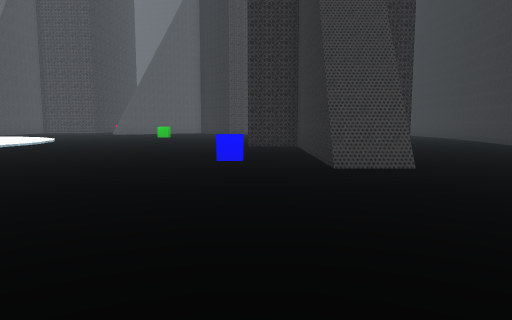
View 1 (above)

22 first-person views from a walk through a 3-D level made in the Unity game engine. The camera is 1.5 m above the floor, tilts 6° down and sees 70° across. The floor is counted in squares, 2 m on a side. Each view is taken from the middle of a square. On the plan, view 1 faces up. The plan holds only what a view shows up to about 11 squares ahead; the rest is blank. The place goes on beyond the plan. The player is left out. Some animated figures are left out. Door leaves are left out, so doorways stand open. Some surface patterns are stand-ins.

View 2
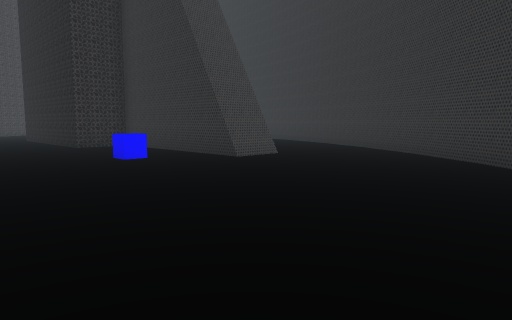

View 3
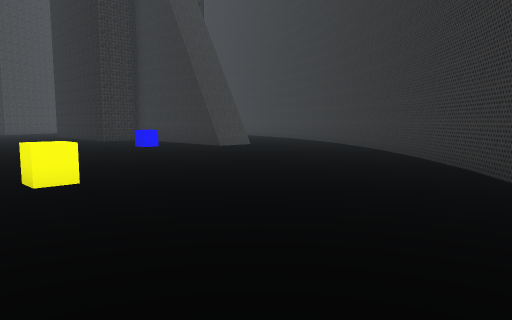

View 4
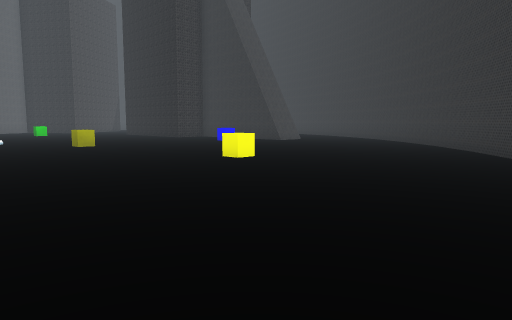

View 5
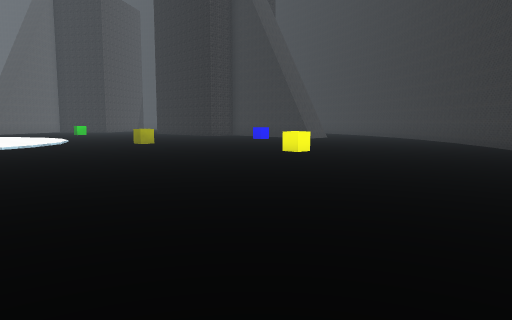

View 6
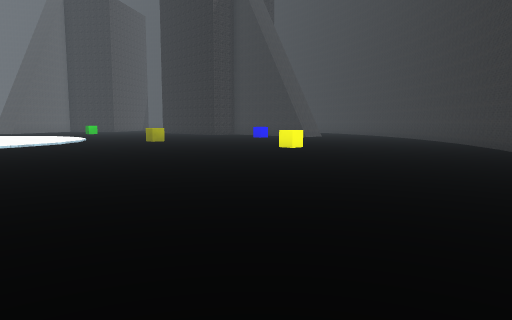

View 7
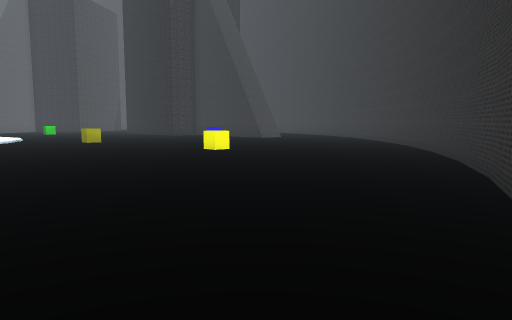

View 8
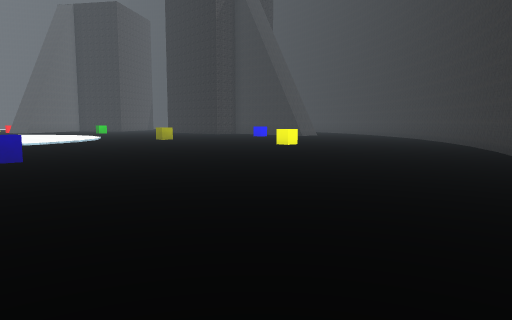

View 9
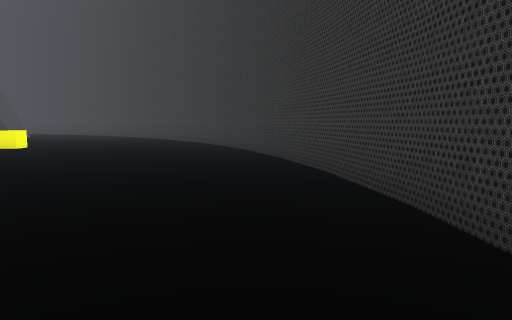

View 10
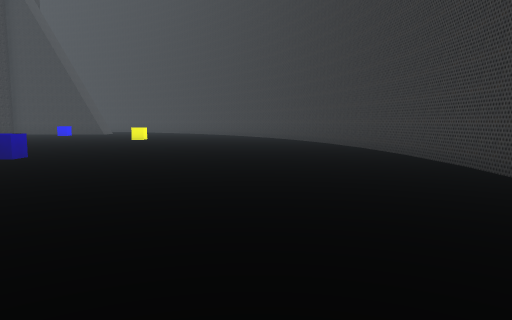

View 11
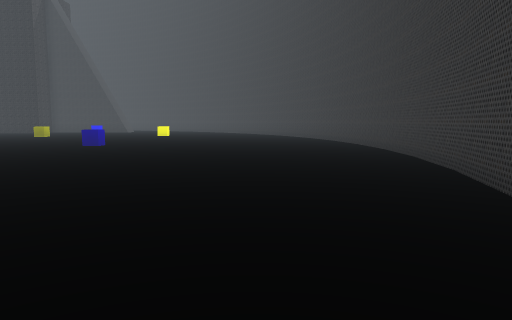

View 12
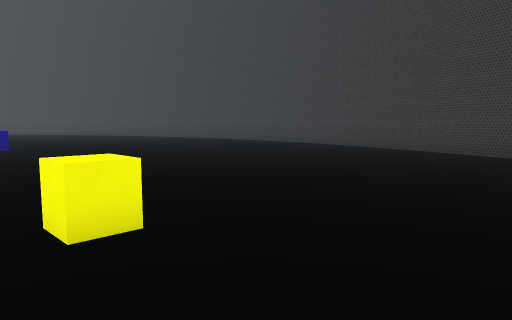

View 13
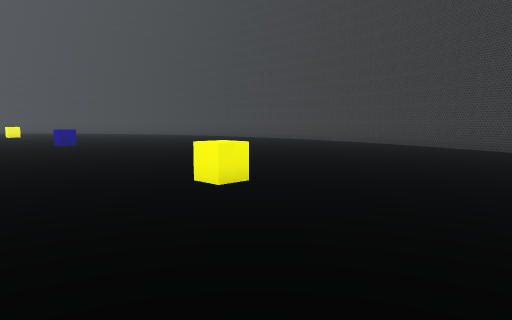

View 14
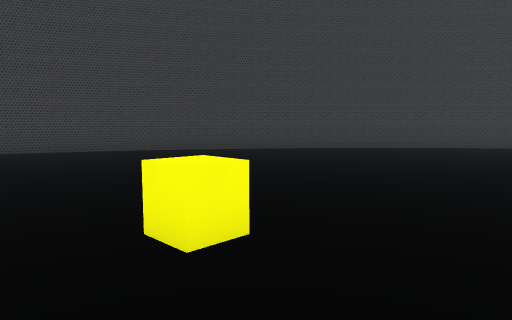

View 15
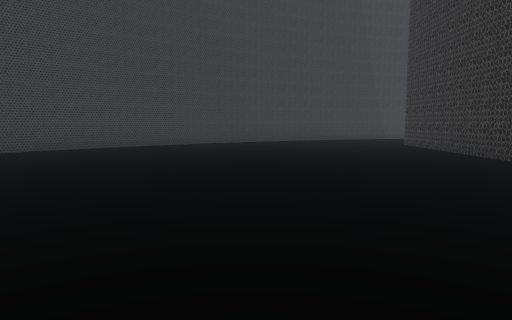

View 16
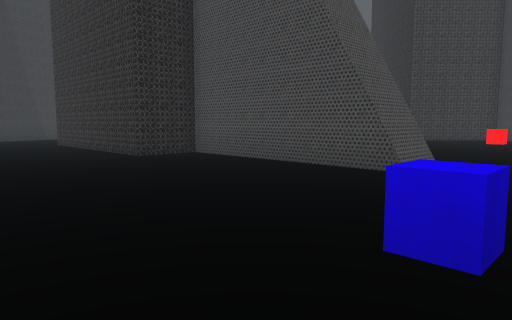

View 17
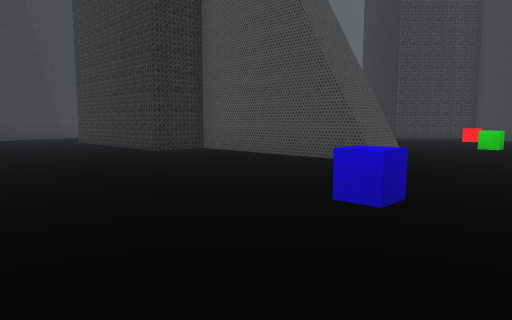

View 18
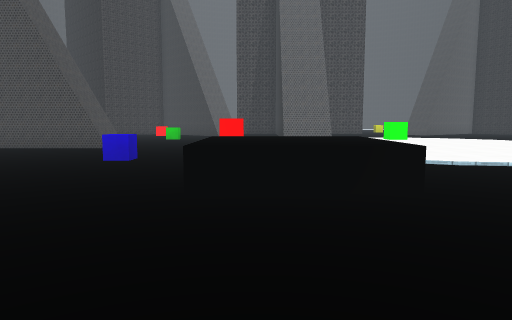

View 19
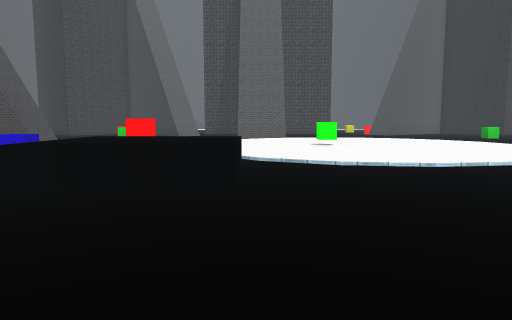

View 20
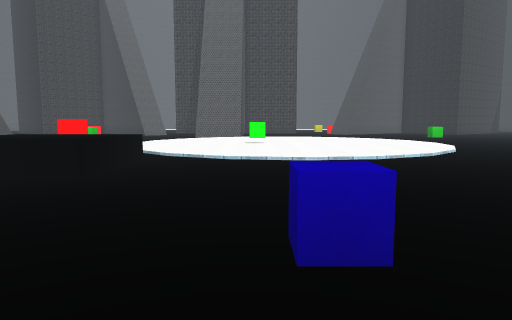

View 21
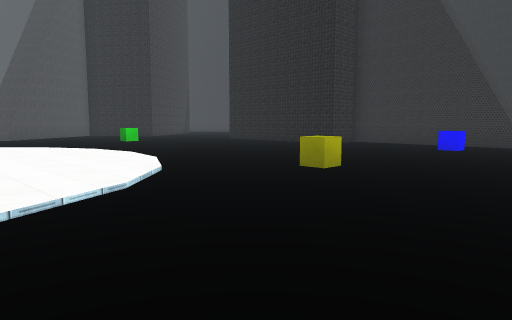

View 22
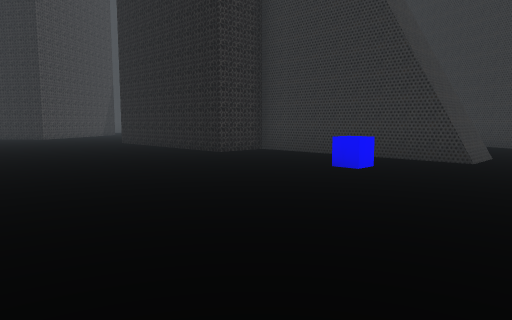

### Floor plan
Points are (right, up) in squares from view 1. A wall is a line through its corners. A room is listed if a view was taken in it or the views show most of it. See-through windows are left out.
Room 1 (views 1, 2, 3, 4, 5, 6, 7, 8, 9, 10, 11, 12, 13, 14, 15, 16, 17, 18, 19, 20, 21, 22)
walls: (-21.4, 11.3) (-26.4, 11.3) (-26.4, 9.8) (-31.1, 9.8); (-21.6, 12.6) (-21.6, 11.2); (2.6, 6.3) (1.3, 6.3) (1.3, 11) (-0.2, 11) (-0.2, 13.9); (2.6, 6.1) (1.3, 6.1); (-5.4, -4.8) (-3.4, -3.8); (-7.5, -5.6) (-5.3, -4.8); (-9.7, -6.1) (-7.4, -5.5); (-3.4, -3.9) (-1.5, -2.7) (0.4, -1.3); (-11.9, -6.4) (-9.5, -6.1); (-14, -6.5) (-11.8, -6.4); (0.2, -1.5) (2, 0.1); (-16.3, -6.4) (-13.9, -6.5); (1.8, 0) (3.4, 1.8); (-18.5, -6.1) (-16.1, -6.4); (3.4, 1.7) (4.8, 3.6); (-20.6, -5.5) (-18.3, -6.1); (4.7, 3.4) (5.9, 5.4); (-22.7, -4.8) (-20.4, -5.6); (5.8, 5.4) (6.6, 7); (-28.4, -1.3) (-26.5, -2.7) (-24.6, -3.8) (-22.6, -4.8); (-30, 0.2) (-28.2, -1.4); (-31.4, 1.8) (-29.8, 0)
low walls: (-15.2, 7.2) (-15.2, 4.7) (-17.8, 4.7); (-21.4, 12.6) (-21.4, 11.3)
objects: other object (-21, 3); other object (-21, 17); other object (-20, 8); other object (-18, 9); other object (-13, 2); other object (-13, 12); other object (-6, 8); other object (-5, 2); other object (-1, 7)

Where each view was taken, in squares from view 1:
view 1: 0 up, 0 right, facing up
view 2: 0 up, 4 left, facing up-right
view 3: 3 down, 6 left, facing up-right
view 4: 4 down, 10 left, facing up-right
view 5: 4 down, 12 left, facing up-right
view 6: 5 down, 13 left, facing up-right
view 7: 6 down, 11 left, facing up-right
view 8: 6 down, 14 left, facing up-right
view 9: 5 down, 15 left, facing right
view 10: 3 down, 20 left, facing right
view 11: 3 down, 24 left, facing right
view 12: 4 up, 24 left, facing down-right
view 13: 6 up, 25 left, facing down-right
view 14: 5 up, 20 left, facing down-left
view 15: 5 up, 20 left, facing left
view 16: 6 up, 19 left, facing up-left
view 17: 5 up, 18 left, facing up-left
view 18: 1 up, 17 left, facing up
view 19: 1 up, 15 left, facing up
view 20: 0 up, 13 left, facing up
view 21: 4 up, 11 left, facing up-right
view 22: 4 up, 6 left, facing up-right
